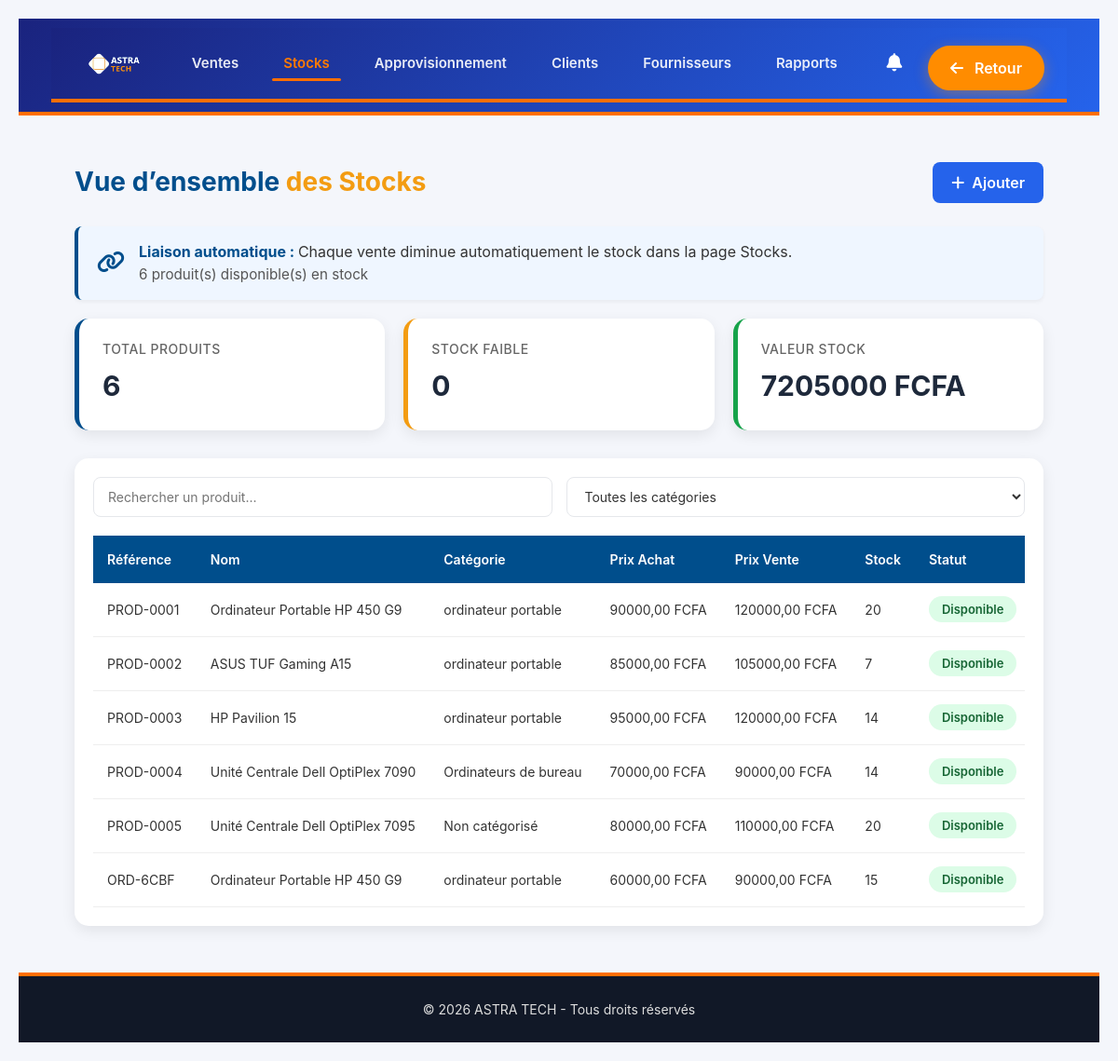
/stock/, run on the app's committed database.
### astra/models.py (models this page shows, shortened)
class Produit(models.Model):
    nom = models.CharField(max_length=255)
    categorie = models.ForeignKey(
        Categorie,
        on_delete=models.SET_NULL,
        null=True,
        blank=True,
        related_name="produits",
    )
    processeur = models.CharField(
        max_length=100, blank=True, null=True, help_text="Ex: Intel Core i5-12400F, Apple M1"
    )
    ram = models.CharField(
        max_length=50, blank=True, null=True, help_text="Ex: 8Go, 16Go DDR4"
    )
    stockage_disque = models.CharField(
        max_length=100, blank=True, null=True, help_text="Ex: SSD 512Go NVMe"
    )
    taille_ecran = models.CharField(
        max_length=50, blank=True, null=True, help_text="Ex: 15.6 pouces, 13.3 pouces"
    )
    prix_achat = models.DecimalField(max_digits=10, decimal_places=2, default=0)
    prix_vente = models.DecimalField(max_digits=10, decimal_places=2, default=0)
    stock = models.PositiveIntegerField(default=0)
    seuil_alerte = models.PositiveIntegerField(default=5)
    reference = models.CharField(max_length=100, unique=True, blank=True, null=True)
    image = models.ImageField(upload_to="produits/", blank=True, null=True)
    is_active = models.BooleanField(default=True)
    date_creation = models.DateTimeField(auto_now_add=True)

class Categorie(models.Model):
    nom = models.CharField(
        max_length=100,
        unique=True
    )

### astra/views.py (the view)
# urls.py: path("stock/", views.stock, name="stock"),
def stock(request):
    produits = Produit.objects.filter(is_active=True).select_related('categorie')
    categories = Categorie.objects.all()
    total_produits = produits.count()
    stock_faible = produits.filter(stock__lte=F('seuil_alerte')).count() if hasattr(Produit, 'seuil_alerte') else 0
    valeur_stock = produits.aggregate(
        total=Sum(F('prix_achat') * F('stock'))
    )['total'] or 0
    context = {
        'produits': produits,
        'categories': categories,
        'total_produits': total_produits,
        'stock_faible': stock_faible,
        'valeur_stock': valeur_stock,
    }
    return render(request, 'astra/stock.html', context)

### astra/Templates/astra/stock.html (shortened to what this page needs)
{% extends "base.html" %}
{% load static %}
{% block css %}
<link rel="stylesheet" href="{% static 'css/stock.css' %}">
<link rel="stylesheet" href="https://cdnjs.cloudflare.com/ajax/libs/font-awesome/6.5.0/css/all.min.css">
{% endblock %}
{% block content %}
    <main class="main-content">
        <div class="stock-container">
            <div class="stock-title">
                <h1>
                    <span style="color:#004E8C;">Vue d’ensemble</span>
                    <span style="color:#F39C12;">des Stocks</span>
                </h1>
                <div>
                    <button class="stock-btn btn-add" id="add-product-btn" type="button">
                        <i class="fas fa-plus"></i> Ajouter
                    </button>
                </div>
            </div>
            <div style="background: #eff6ff; border-left: 4px solid #004E8C; padding: 15px 20px; border-radius: 8px; margin-bottom: 20px; display: flex; align-items: center; gap: 15px; box-shadow: 0 2px 4px rgba(0,0,0,0.05);">
                <div style="font-size: 1.5rem; color: #004E8C;">
                    <i class="fas fa-link"></i>
                </div>
                <div>
                    <div style="font-weight: bold; color: #004E8C; margin-bottom: 2px;">
                        Liaison automatique : <span style="font-weight: normal; color: #333;">Chaque vente diminue automatiquement le stock dans la page Stocks.</span>
                    </div>
                    <div id="dynamic-available-count" style="font-size: 0.95rem; color: #555;">
                    </div>
                </div>
            </div>
            <section class="stats-container">
                <div class="stat-card">
                    <h3>Total Produits</h3>
                    <p id="total-products">{{ total_produits|default:"0" }}</p>
                </div>
                <div class="stat-card" style="border-left-color:#F39C12;">
                    <h3>Stock faible</h3>
                    <p id="low-stock-items">{{ stock_faible|default:"0" }}</p>
                </div>
                <div class="stat-card" style="border-left-color:#16a34a;">
                    <h3>Valeur Stock</h3>
                    <p id="total-stock-value">{{ valeur_stock|default:"0" }} FCFA</p>
                </div>
            </section>
            <div class="card-stock">
                <div class="search-zone">
                    <input type="text" id="search-product" placeholder="Rechercher un produit...">
                    <select id="filter-category">
                        <option value="">Toutes les catégories</option>
                    </select>
                </div>
                <div class="table-responsive">
                    <table>
                        <thead>
                            <tr>
                                <th>Référence</th>
                                <th>Nom</th>
                                <th>Catégorie</th>
                                <th>Prix Achat</th>
                                <th>Prix Vente</th>
                                <th>Stock</th>
                                <th>Statut</th>
                            </tr>
                        </thead>
                        <tbody id="inventory-body">
                        {% for produit in produits %}
                          <tr data-id="{{ produit.id }}" data-stock="{{ produit.stock }}" {% if produit.stock == 0 %}style="display: none;"{% endif %}>
                            <td>{{ produit.reference }}</td>
                            <td>{{ produit.nom }}</td>
                            <td>{% if produit.categorie %}{{ produit.categorie.nom }}{% else %}Non catégorisé{% endif %}</td>
                            <td>{{ produit.prix_achat }} FCFA</td>
                            <td>{{ produit.prix_vente }} FCFA</td>
                            <td>{{ produit.stock }}</td>
                            <td>
                                {% if produit.stock == 0 %}
                                <span class="status-rupture">Rupture</span>
                                {% elif produit.stock <= produit.seuil_alerte %}
                                <span class="status-faible">Faible</span>
                                {% else %}
                                <span class="status-disponible">Disponible</span>
                                {% endif %}
                            </td>
                        </tr>
                        {% empty %}
                            <tr id="empty-row">
                                <td colspan="8" style="text-align:center; padding: 30px; color: #6b7280;">Aucun produit disponible en stock</td>
                            </tr>
                        {% endfor %}
                        </tbody>
                    </table>
                </div>
            </div>
        </div>
    </main>
{% endblock %}

### astra/static/css/base.css (style rules this page uses)
*, *::before, *::after { box-sizing: border-box; margin: 0; padding: 0; }
html, body { width: 100%; min-height: 100vh; background-color: #f4f6fb; font-family: 'Inter', 'Segoe UI', Arial, sans-serif; color: #333; overflow-x: hidden; }
.app-layout { display: flex; flex-direction: column; min-height: 100vh; width: 100%; }

### astra/static/css/header.css (style rules this page uses)
.stock-container { width: 100%; max-width: 1400px; margin: 0 auto; padding: 25px; box-sizing: border-box; }
.stock-title { display: flex; justify-content: space-between; align-items: center; flex-wrap: wrap; gap: 20px; margin-bottom: 25px; }
.stock-title h1 { color: #333; font-size: 28px; margin: 0; font-weight: 700; }
.stock-btn { padding: 10px 20px; border-radius: 25px; border: none; color: white; font-weight: 600; cursor: pointer; transition: 0.3s; display: inline-flex; align-items: center; gap: 8px; }
.btn-add { background: #F39C12; }
.stats-container { width: 100%; display: grid; grid-template-columns: repeat(auto-fit, minmax(240px, 1fr)); gap: 20px; margin-bottom: 30px; }
.stat-card { background: white; padding: 20px; border-radius: 12px; border-left: 5px solid #004E8C; box-shadow: 0 4px 12px rgba(0, 0, 0, 0.05); }
.stat-card h3 { color: #666; font-size: 14px; margin-bottom: 8px; text-transform: uppercase; letter-spacing: 0.5px; }
.stat-card p { font-size: 26px; font-weight: bold; color: #1e293b; margin: 0; }
.card-stock { width: 100%; background: white; padding: 25px; border-radius: 15px; box-shadow: 0 4px 12px rgba(0, 0, 0, 0.05); }
.search-zone { width: 100%; display: flex; gap: 15px; margin-bottom: 20px; }
.search-zone input, .search-zone select { flex: 1; padding: 12px; border: 1px solid #cbd5e1; border-radius: 8px; outline: none; font-size: 14px; }
.table-responsive { width: 100%; overflow-x: auto; -webkit-overflow-scrolling: touch; }
table { width: 100%; border-collapse: collapse; white-space: nowrap; }
thead { background: #004E8C; color: white; }
thead th { padding: 14px; text-align: left; font-size: 14px; font-weight: 600; }
tbody td { padding: 14px; border-bottom: 1px solid #f1f5f9; font-size: 14px; color: #334155; }
.status-disponible { background: #dcfce7; color: #166534; padding: 5px 12px; border-radius: 20px; font-size: 12px; font-weight: 600; }

### astra/static/css/style.css (style rules this page uses)
:root { --tech-blue: #0078D7; --tech-dark-blue: #004E8C; --tech-orange: #FF8C00; --tech-white: #FFFFFF; --tech-light-gray: #F5F5F5; --tech-dark-gray: #333; }
* { margin: 0; padding: 0; box-sizing: border-box; }
body { font-family: 'Segoe UI', Arial, sans-serif; background: linear-gradient(135deg, var(--tech-dark-blue) 0%, var(--tech-blue) 100%); color: var(--tech-white); min-height: 100vh; display: flex; justify-content: center; align-items: center; padding: 20px; }
input { width: 100%; padding: 12px 12px 12px 45px; border: 2px solid rgba(255, 255, 255, 0.3); border-radius: 8px; background-color: rgba(255, 255, 255, 0.9); font-size: clamp(14px, 3vw, 16px); transition: all 0.3s; }
.stats-container { display: grid; grid-template-columns: repeat(auto-fit, minmax(180px, 1fr)); gap: 15px; margin-bottom: 30px; }
.stat-card { background: linear-gradient(135deg, var(--tech-blue) 0%, var(--tech-dark-blue) 100%); border-radius: 12px; padding: 15px; color: var(--tech-white); box-shadow: 0 5px 15px rgba(0, 120, 215, 0.3); }
@media (min-width: 1200px) { .stats-container { grid-template-columns: repeat(4, 1fr); } }

### data on the page
Produit: reference "PROD-0001", nom "Ordinateur Portable HP 450 G9", categorie.nom "ordinateur portable", prix_achat "90000,00", prix_vente "120000,00", stock "20", seuil_alerte "Disponible"
Produit: reference "PROD-0002", nom "ASUS TUF Gaming A15", categorie.nom "ordinateur portable", prix_achat "85000,00", prix_vente "105000,00", stock "7", seuil_alerte "Disponible"
Produit: reference "PROD-0003", nom "HP Pavilion 15", categorie.nom "ordinateur portable", prix_achat "95000,00", prix_vente "120000,00", stock "14", seuil_alerte "Disponible"
Produit: reference "PROD-0004", nom "Unité Centrale Dell OptiPlex 7090", categorie.nom "Ordinateurs de bureau", prix_achat "70000,00", prix_vente "90000,00", stock "14", seuil_alerte "Disponible"
Produit: reference "PROD-0005", nom "Unité Centrale Dell OptiPlex 7095", shows "Non catégorisé", prix_achat "80000,00", prix_vente "110000,00", stock "20", seuil_alerte "Disponible"
Produit: reference "ORD-6CBF", nom "Ordinateur Portable HP 450 G9", categorie.nom "ordinateur portable", prix_achat "60000,00", prix_vente "90000,00", stock "15", seuil_alerte "Disponible"

### other printed values
{{ total_produits|default:"0" }} "6"
{{ stock_faible|default:"0" }} "0"
{{ valeur_stock|default:"0" }} "7205000"
